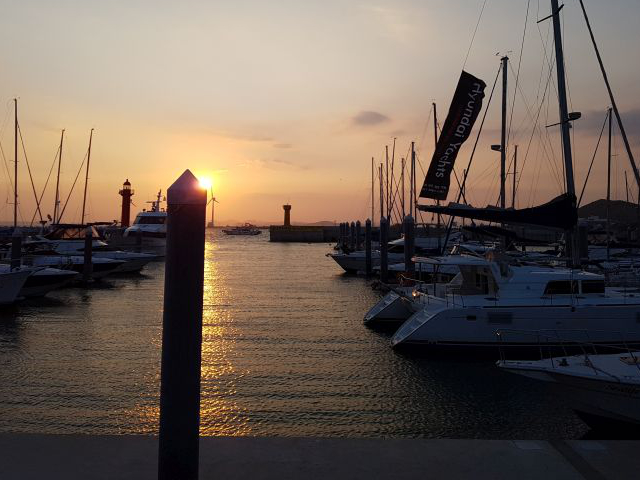
#> input picture 02_opencv/img/yate.jpg, 640 x 480 px
$ python histo_normalize.py
#> lines starting #> are read from the running program, lines starting #| are printed output that depends on the picture
import cv2
import numpy as np
import matplotlib.pylab as plt

# @이미지 그레이스케일로 불러오기
img = cv2.imread('../img/yate.jpg', cv2.IMREAD_GRAYSCALE)
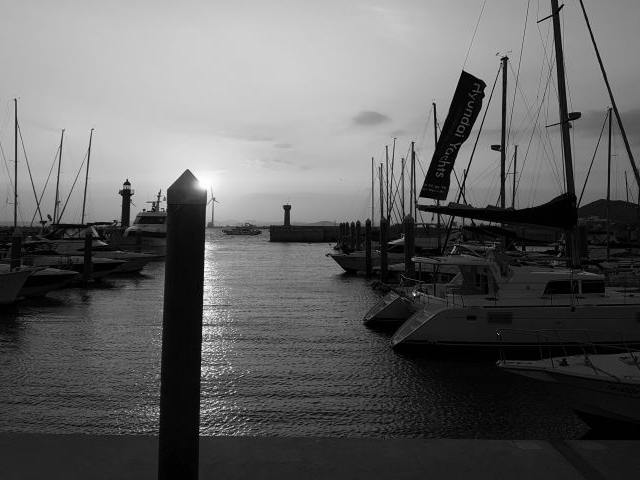
#> img: shape (480, 640); min 0, max 255, mean 98.1

# @직접 정규화 게산
img_f = img.astype(np.float32)
img_norm = ((img_f - img_f.min()) * (255) / (img_f.max() - img_f.min()))
img_norm = img_norm.astype(np.uint8)

# @OpenCV API를 이용한 정규화
img_norm2 = cv2.normalize(img, None, 0, 255, cv2.NORM_MINMAX)

# @히스토그램 계산
hist = cv2.calcHist([img], [0], None, [256], [0, 255])
#> hist = 256 values, max 5912 at index 1, min 0 at index 255, mean 1200
hist_norm = cv2.calcHist([img_norm], [0], None, [256], [0, 255])
#> hist_norm has the same summary as hist
hist_norm2 = cv2.calcHist([img_norm2], [0], None, [256], [0, 255])
#> hist_norm2 has the same summary as hist

cv2.imshow('Before', img)
cv2.imshow('Manual', img_norm)
cv2.imshow('cv2.normalize()', img_norm2)

hists = {'Before' : hist, 'Manual':hist_norm, 'cv2.normalize()':hist_norm2}
for i, (k, v) in enumerate(hists.items()):
    plt.subplot(1,3,i+1)
    plt.title(k)
    plt.plot(v)
#> this loop made 3 passes
#> k on passes 1 to 3: 'Before', 'Manual', 'cv2.normalize()'
plt.show()
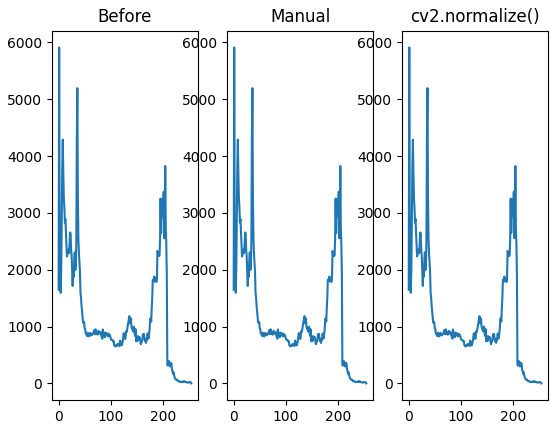
#> figure drawn by matplotlib, 3 panels; panel 1: curve peaks at x = 1, y = 5912; panel 2: curve peaks at x = 1, y = 5912; panel 3: curve peaks at x = 1, y = 5912

$ run again, with 02_opencv/img/sample.jpg copied over 02_opencv/img/yate.jpg
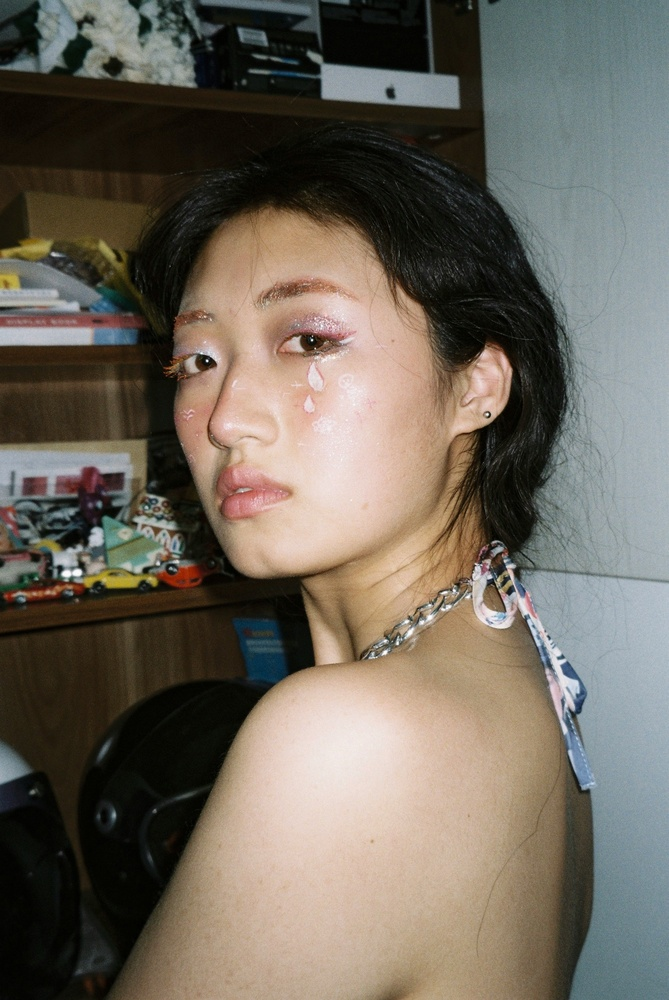
#> input picture 02_opencv/img/sample.jpg, 669 x 1000 px, shrunk from 2433 x 3637 before the run
#> `img = cv2.imread('../img/yate.jpg', cv2.IMREAD_GRAYSCALE)`:
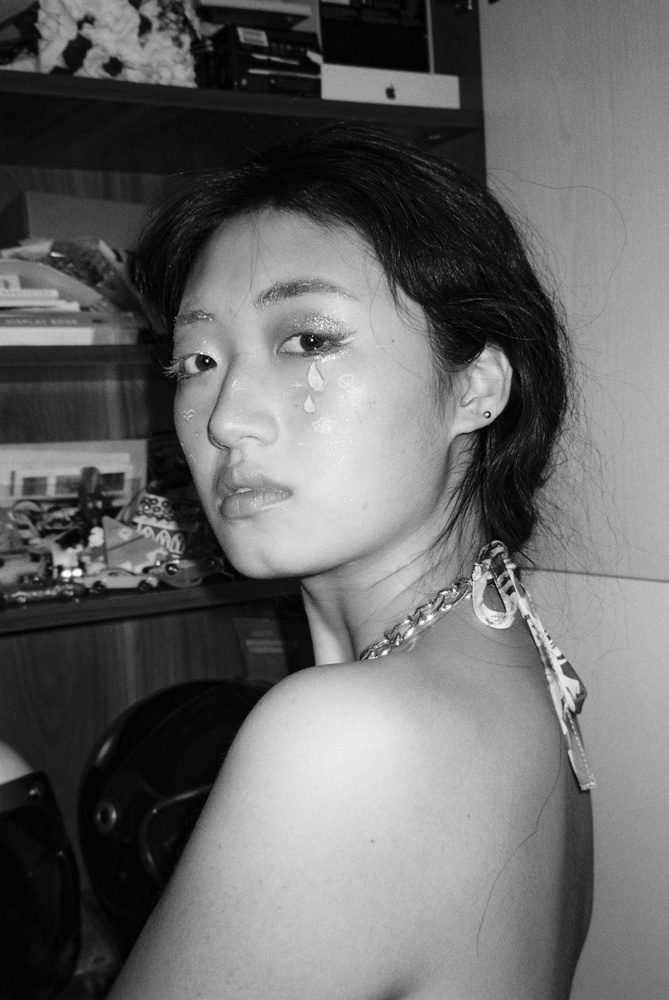
#> img: shape (1000, 669); min 0, max 255, mean 104.3
#> hist = 256 values, max 9700 at index 5, min 0 at index 255, mean 2613.3
#> hist_norm has the same summary as hist
#> hist_norm2 has the same summary as hist
#> the loop `for i, (k, v) in enumerate(hists.items()):` made 3 passes
#> k on passes 1 to 3: 'Before', 'Manual', 'cv2.normalize()'
#> `plt.show()`:
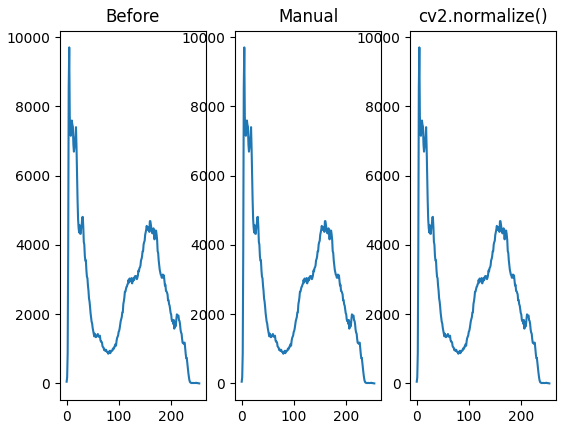
#> figure drawn by matplotlib, 3 panels; panel 1: curve peaks at x = 5, y = 9700; panel 2: curve peaks at x = 5, y = 9700; panel 3: curve peaks at x = 5, y = 9700

$ run again, with 02_opencv/img/like_lenna.png saved as 02_opencv/img/yate.jpg
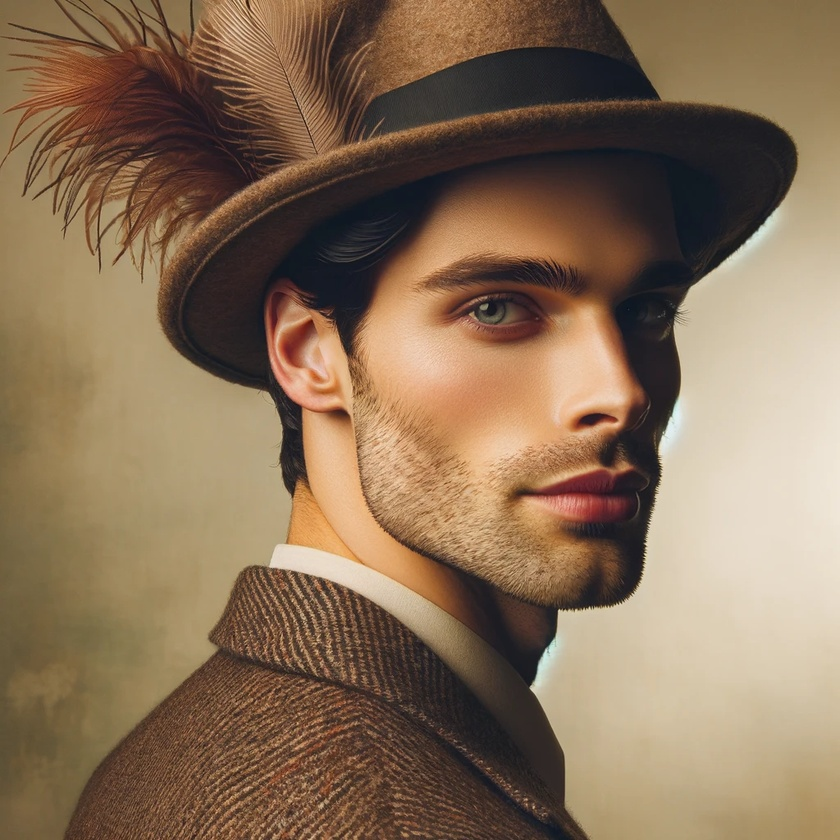
#> input picture 02_opencv/img/like_lenna.png, 840 x 840 px, shrunk from 1024 x 1024 before the run
#> `img = cv2.imread('../img/yate.jpg', cv2.IMREAD_GRAYSCALE)`:
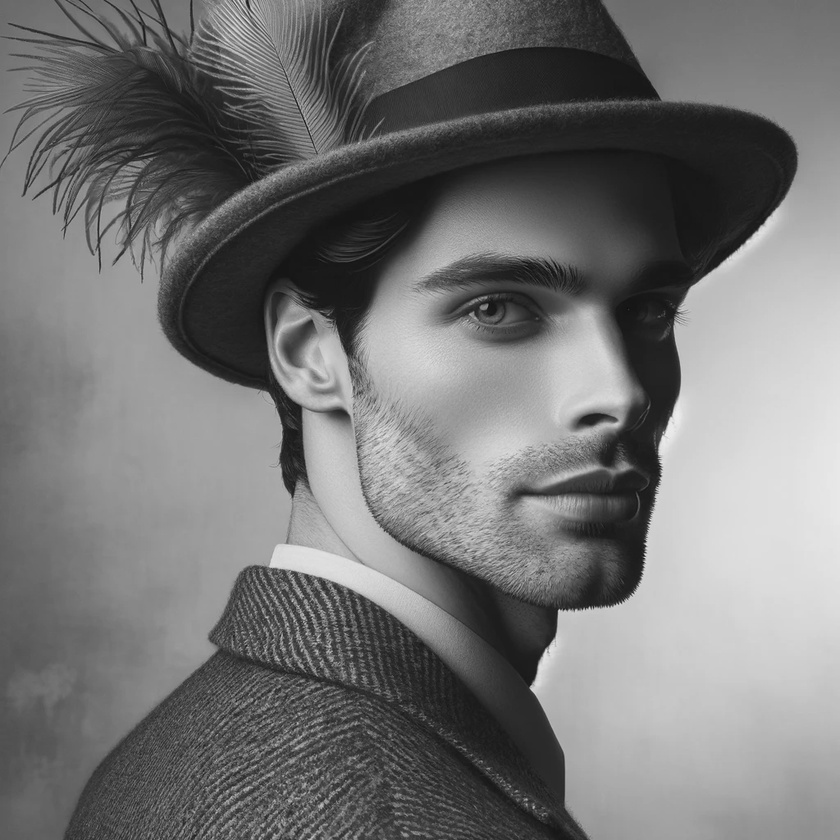
#> img: shape (840, 840); min 10, max 239, mean 116.7
#> hist = 256 values, max 7882 at index 34, min 0 at index 0, mean 2756.2
#> hist_norm = 256 values, max 7882 at index 26, min 0 at index 9, mean 2756.2
#> hist_norm2 = 256 values, max 7882 at index 27, min 0 at index 5, mean 2756.2
#> the loop `for i, (k, v) in enumerate(hists.items()):` made 3 passes
#> k on passes 1 to 3: 'Before', 'Manual', 'cv2.normalize()'
#> `plt.show()`:
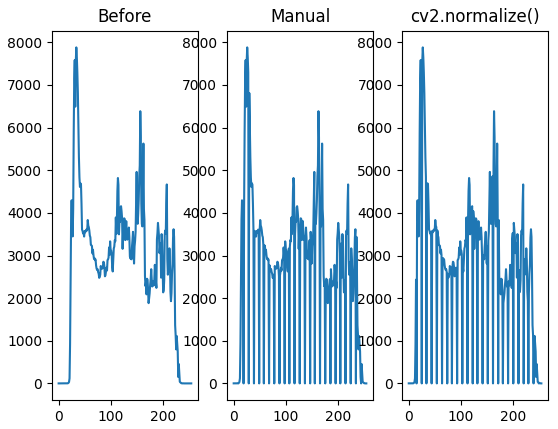
#> figure drawn by matplotlib, 3 panels; panel 1: curve peaks at x = 34, y = 7882; panel 2: curve peaks at x = 26, y = 7882; panel 3: curve peaks at x = 27, y = 7882
